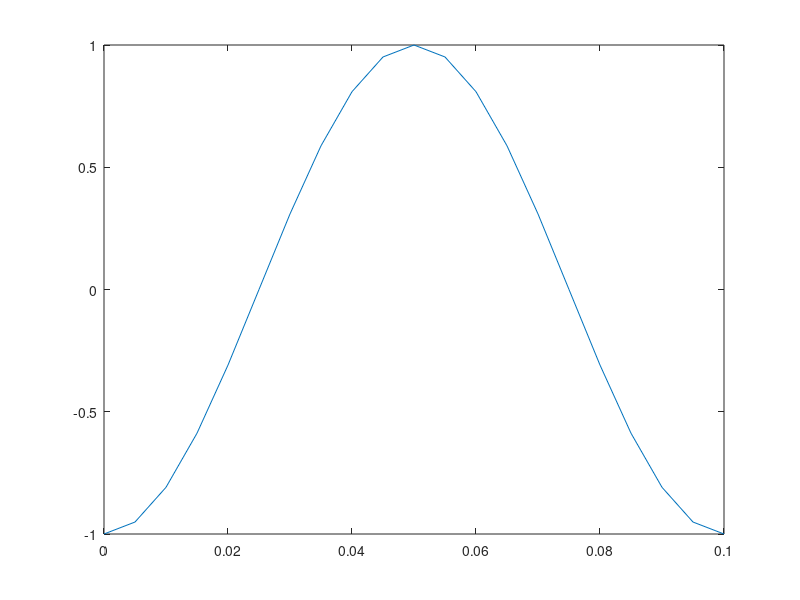

Reproduce this figure in MATLAB. (Note: this script raises an error after producing the figure.)
%% experiment_avg_vs_cov

f = 10;
fs = 200;
step = 1/fs;
T = 1/f;
t = 0:step:T;
a = -1*cos(2*pi*f*t);

plot(t,a);

%%
aet_analysis_power(a)

nsamples = length(a);
a_zero = a - mean(a);
a_power = trace(a_zero*a_zero'/nsamples)
a_power = trace(a*a'/nsamples)
a_power = mean(a_zero.^2)
a_power = mean(a.^2)

b = sqrt((length(a) + 400)/length(a))*[a zeros(1,400)];
aet_analysis_power(b)

nsamples = length(b);
b_zero = b - mean(b);
b_power = trace(b_zero*b_zero'/nsamples)
b_power = trace(b*b'/nsamples)
b_power = mean(b_zero.^2)
b_power = mean(b.^2)

%% compare covariance eigenvalues
% data set 1: ensemble average data with SNR 10 dB
% data set 2: single trial data with SNR 10 dB

close all;

cfg = [];
cfg.sim_data = 'sim_data_bem_1_100t_5000s_keeptrials_snrpertrial';
% cfg.sim_src_parameters = 'src_param_mult_cortical_source_17_lag40';
cfg.sim_src_parameters = 'src_param_mult_cortical_source_17_lag40_smallnoise';
cfg.snr_range = 10;
cfg.parallel = false;
simulation_data(cfg);

dataset = {};

fprintf('\nmult17lag40 ensemble 5000s\n');
sim_file = 'sim_data_bem_1_100t_5000s';
source_file = 'mult_cort_src_17_lag40';
dataset{1} = SimDataSetEEG(sim_file,source_file,10,'iter',1);
check_eeg_svd(dataset{1}.get_full_filename(),...
    'neig',10,'SignalComponents',{'signal','interference','noise'},'PlotCov',true);

fprintf('\nmult17lag40 single 5000s\n');
sim_file = 'sim_data_bem_1_100t_5000s_keeptrials_snrpertrial';
% source_file = 'mult_cort_src_17_lag40';
source_file = 'mult_cort_src_17_lag40_smallnoise';
dataset{2} = SimDataSetEEG(sim_file,source_file,10,'iter',1);
check_eeg_svd(dataset{2}.get_full_filename(),...
    'neig',10,'samples',1:5000,'R_type','Rtrial','PlotCov',true,...
    'SignalComponents',{'signal','interference','noise'});

fprintf('\nmult17lag40 single 200s\n');
sim_file = 'sim_data_bem_1_1000t_200s_keeptrials_snrpertrial';
source_file = 'mult_cort_src_17_lag40';
dataset{3} = SimDataSetEEG(sim_file,source_file,10,'iter',1);
check_eeg_svd(dataset{3}.get_full_filename(),...
    'neig',10,'samples',1:200,'PlotCov',true,...
    'SignalComponents',{'signal','interference','noise'});

fprintf('\nmult18lag40 single 200s\n');
sim_file = 'sim_data_bem_1_1000t_200s_keeptrials_snrpertrial';
source_file = 'mult_cort_src_18_lag40';
dataset{4} = SimDataSetEEG(sim_file,source_file,10,'iter',1);
check_eeg_svd(dataset{4}.get_full_filename(),...
    'neig',10,'samples',1:200,'PlotCov',true,...
    'SignalComponents',{'signal','interference','noise'});